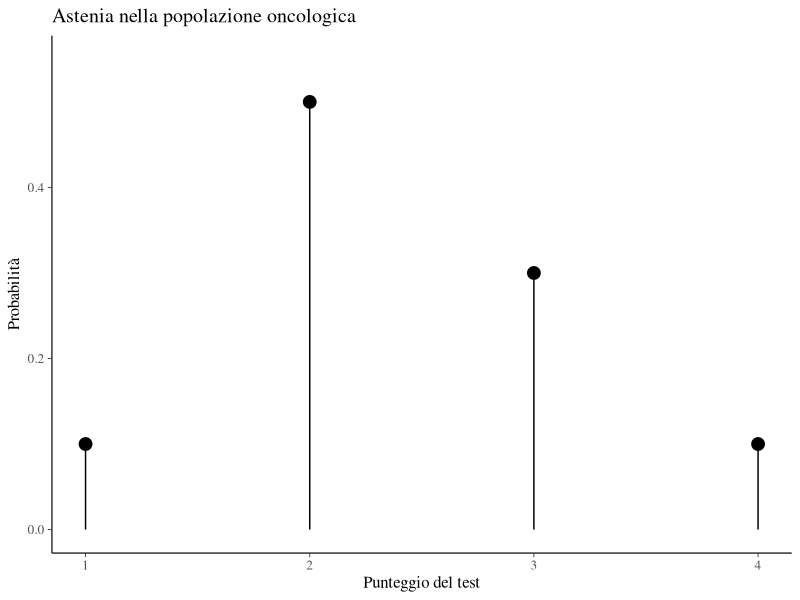

The R source for this figure:
## ---- chunk 1
suppressPackageStartupMessages({
  library("here")
  library("tidyverse")
  library("scales")
  library("bayesplot")
})

theme_set(bayesplot::theme_default(base_size = 12))
bayesplot::color_scheme_set("gray")
set.seed(84735)

knitr::opts_chunk$set(
  collapse = TRUE,
  tidy = 'styler',
  fig.width = 6,
  fig.asp = 0.618 # 1 / phi
)
## ---- chunk 2
y <- 1:4
## ---- chunk 3
py <- c(0.1, 0.5, 0.3, 0.1)
## ---- chunk 4
d <- tibble(y, py)
d
## ---- chunk 5
d %>% 
  ggplot(aes(y, py)) +
  geom_point(size = 4) +
  geom_linerange(aes(x=y, ymax=py, ymin=0.0)) +
  ylim(0, 0.55) +
  labs(
    title = "Astenia nella popolazione oncologica",
    x = "Punteggio del test",
    y = "Probabilità"
  )
## ---- chunk 6
1 * 0.1 + 2 * 0.5 + 3 * 0.3 + 4 * 0.1
## ---- chunk 7
ev_y <- sum(y * py)
ev_y
## ---- chunk 8
sample_distr = function(n) { 
  sample(
    x = 1:4, 
    n, 
    replace = TRUE, 
    prob = c(0.1, 0.5, 0.3, 0.1)
  ) 
}
## ---- chunk 9
x <- sample_distr(1e5)
## ---- chunk 10
mean(x)
## ---- chunk 11
sum((y - ev_y)^2 * py)
## ---- chunk 12
sum(y^2 * py) - ev_y^2
## ---- chunk 13
var(x)
## ---- chunk 14
utils::sessionInfo()
